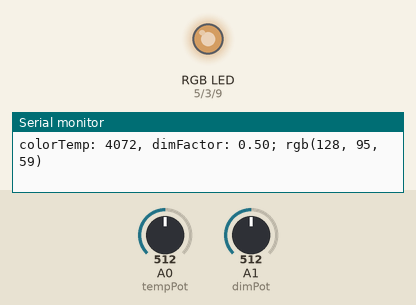
Bench run of a sketch on a simulated Arduino Pro Mini, built with avr-gcc and run on an emulated ATmega328P. On the bench: an RGB LED mixed from three pins (HIGH = lit), the last lines printed to the serial monitor. The inputs (shaded band) are chosen by the test bench; at power-on: A1 (dimPot) = 512, A0 (tempPot) = 512. Dim RGB values are drawn brighter than linear.

Above: at 1.2 s.
1.3 s: A1 (dimPot) set to 412
At 1.9 s:
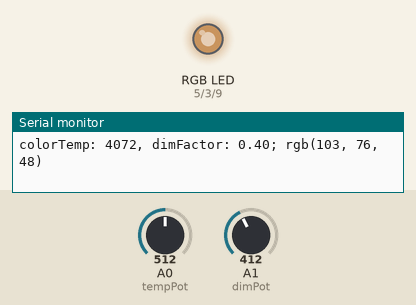
4.3 s: A1 (dimPot) set to 386
At 5.6 s:
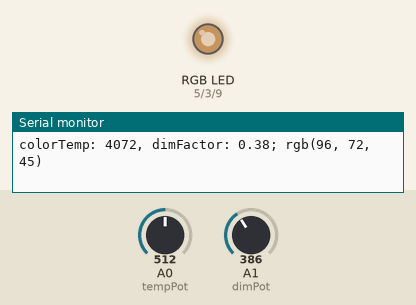
7.3 s: A0 (tempPot) set to 243
At 8.5 s:
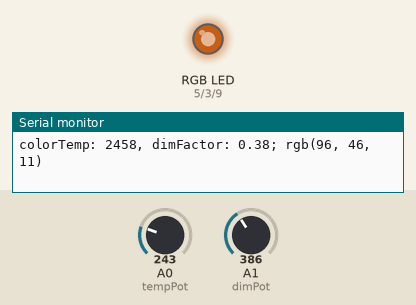
8.8 s: A0 (tempPot) set to 213
At 9.3 s:
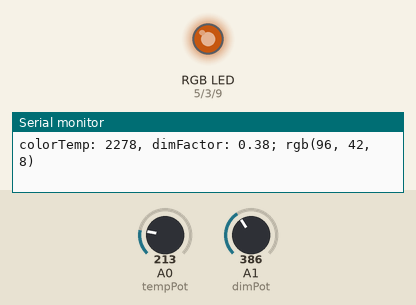
10.3 s: A1 (dimPot) set to 716
At 10.8 s:
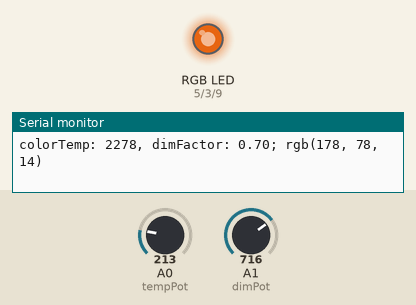
11.8 s: A0 (tempPot) set to 199
At 12.5 s:
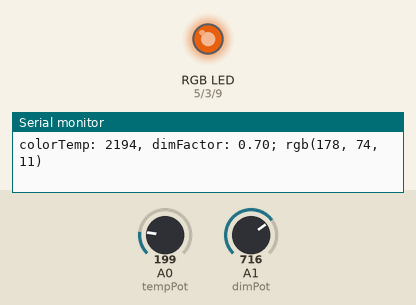
14.8 s: A0 (tempPot) set to 184
Timing chart, 0 to 17.8 s (numbered marks = the images above; inputs shaded):
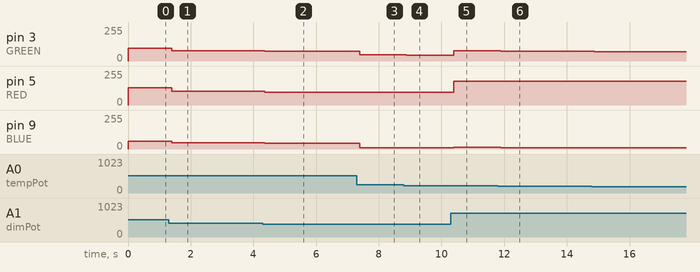

Measured:
- after the input at 1.3 s, pin 3 (GREEN): 95/255 → 76/255 after 0.09 s; pin 5 (RED): 128/255 → 103/255 after 0.09 s; pin 9 (BLUE): 59/255 → 48/255 after 0.09 s
- after the input at 4.3 s, pin 3 (GREEN): 76/255 → 72/255 after 0.07 s; pin 5 (RED): 103/255 → 96/255 after 0.07 s; pin 9 (BLUE): 48/255 → 45/255 after 0.07 s
- after the input at 7.3 s, pin 3 (GREEN): 72/255 → 46/255 after 0.09 s; pin 9 (BLUE): 45/255 → 11/255 after 0.09 s
- after the input at 8.8 s, pin 3 (GREEN): 46/255 → 42/255 after 0.07 s; pin 9 (BLUE): 11/255 → 8/255 after 0.07 s
- after the input at 10.3 s, pin 3 (GREEN): 42/255 → 78/255 after 0.08 s; pin 5 (RED): 96/255 → 178/255 after 0.08 s; pin 9 (BLUE): 8/255 → 14/255 after 0.08 s
- after the input at 11.8 s, pin 3 (GREEN): 78/255 → 74/255 after 0.10 s; pin 9 (BLUE): 14/255 → 11/255 after 0.10 s
- after the input at 14.8 s, pin 3 (GREEN): 74/255 → 70/255 after 0.07 s; pin 9 (BLUE): 11/255 → 8/255 after 0.07 s

The sketch:

monitor-ambilight-controller.ino
```cpp
#include <math.h> //this library is needed for the mathematics behind the color temperature -> RGB values calculations
//Credits for the 'color temperature -> RGB values'-formulas go to http://www.tannerhelland.com/4435/convert-temperature-rgb-algorithm-code/
//I only converted it to Arduino-compatible Objective C.

//Output pins:
const int GREEN = 3;
const int RED = 5;
const int BLUE = 9;
//Pin 3, 5 and 9 are PWM enabled pins on the Arduino Pro Mini I used. You SHOULD use pins that are PWM enabled.

//Input pins:
const int tempPot = A0;
const int dimPot = A1;

float dimFactor;
int colorTemp;

float redAmount;
float greenAmount;
float blueAmount;

void setup() {
  Serial.begin(9600); //needed for debug
  pinMode(GREEN, OUTPUT);
  pinMode(RED, OUTPUT);
  pinMode(BLUE, OUTPUT);

  pinMode(tempPot, INPUT);
  pinMode(dimPot, INPUT);
}

void loop() {
  //Read both potentiometers
  dimFactor = analogRead(dimPot)/1023.0;        //The .0 is a wake-up to the compiler to make this a float-operation instead of an int-operation
  colorTemp = 1000 + analogRead(tempPot)*6;     //This gives a minimum of 1000K and a maximum of 7144K

  //debug
  Serial.print("colorTemp: ");
  Serial.print(colorTemp);
  Serial.print(", dimFactor: ");
  Serial.print(dimFactor);
  Serial.print("; ");

  //Calculate Red
  if (colorTemp <= 6600) {
    redAmount = 255;
  } else {
    redAmount = 608.873 / pow(colorTemp-6000, 0.136);
  }

  //Calculate Green
  if (colorTemp <= 6600) {
    greenAmount = 135 * log(colorTemp) - 932.5;
  } else {
    greenAmount = 413 / pow(colorTemp-6000, 0.0755);
  }

  //Calculate Blue
  if (colorTemp >= 6600) {
    blueAmount = 255;
  } else {
    if (colorTemp <= 1900) {
      blueAmount = 0;
    } else {
      blueAmount = 0.0543 * colorTemp - 103.085;
    }
  }

  //Combine the calculated color values with the dimFactor
  //Round the float values to ints so they can be analogWritten
  int redOut = round(redAmount * dimFactor);
  int greenOut = round(greenAmount * dimFactor);
  int blueOut = round(blueAmount * dimFactor);

  Serial.print("rgb(");
  Serial.print(redOut);
  Serial.print(", ");
  Serial.print(greenOut);
  Serial.print(", ");
  Serial.print(blueOut);
  Serial.println(")");

  //Output to the LED-strip
  analogWrite(RED, redOut);
  analogWrite(GREEN, greenOut);
  analogWrite(BLUE, blueOut);
  delay(5);
}
```
